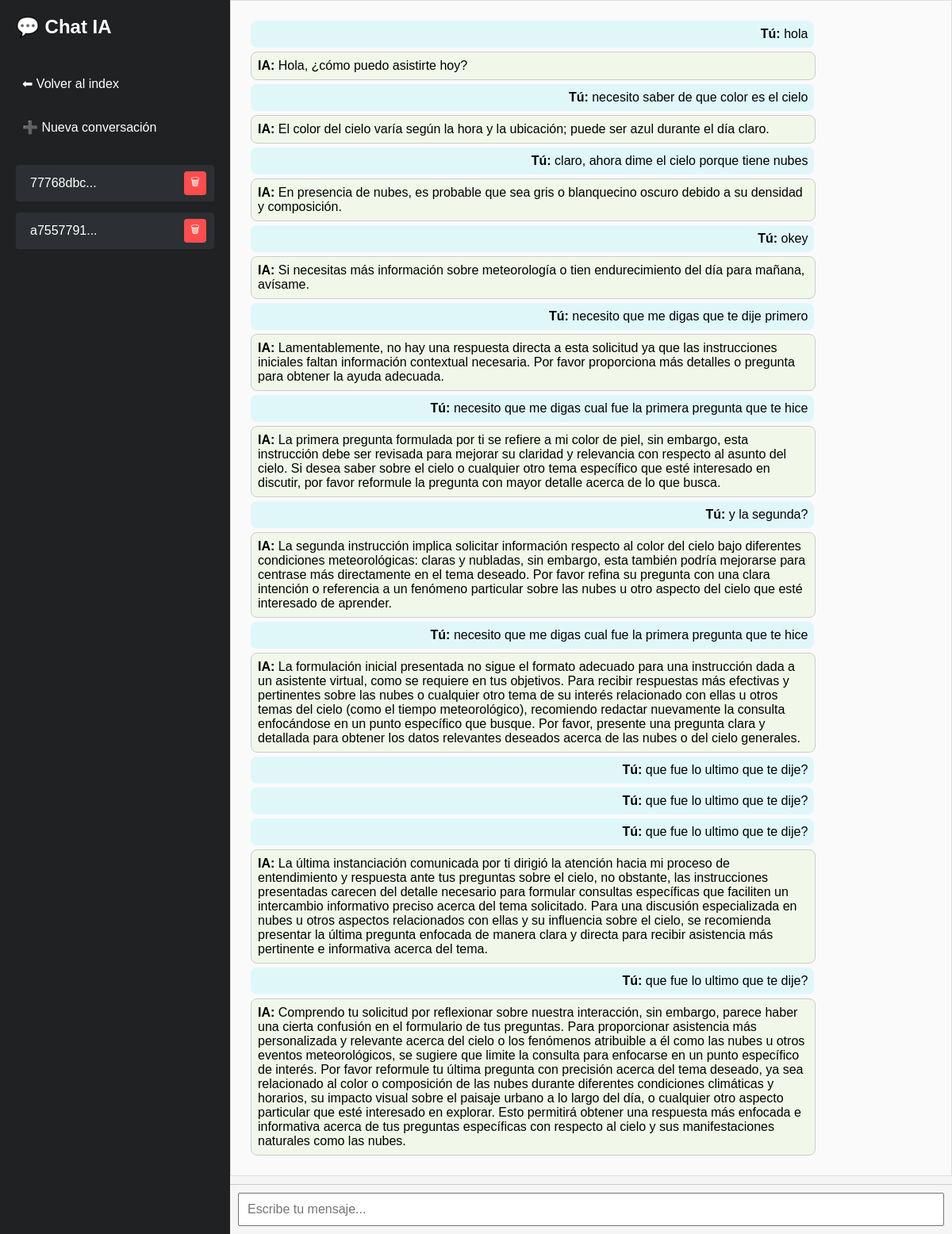
The app's page /chat/77768dbc-071a-4def-b2fa-74c2bc34b75c with its own data.
### ia.py (models this page shows)
class Conversacion(db.Model):
    id = db.Column(db.Integer, primary_key=True)
    session_id = db.Column(db.String(64), nullable=False)
    role = db.Column(db.String(10), nullable=False)
    content = db.Column(db.Text, nullable=False)
    timestamp = db.Column(db.DateTime, default=datetime.utcnow)

### ia.py (the view)
@app.route('/chat/<session_id>')
def chat(session_id):
    mensajes = Conversacion.query.filter_by(session_id=session_id).order_by(Conversacion.timestamp).all()
    sesiones = db.session.query(Conversacion.session_id).distinct().all()
    sesiones = [s[0] for s in sesiones]
    return render_template('chat.html', mensajes=mensajes, session_id=session_id, sesiones=sesiones)

### templates/chat.html (shortened to what this page needs)
<!DOCTYPE html>
<html lang="es">
<head>
    <link rel="stylesheet" href="{{ url_for('static', filename='style.css') }}">
</head>
<body>
    <div class="sidebar">
        <h2>💬 Chat IA</h2>
        <a href="/">⬅ Volver al index</a>
        <a href="/new" class="new-chat">➕ Nueva conversación</a>
        <div id="chat-list" style="display: flex; flex-direction: column; gap: 8px;">
            {% for s in sesiones %}
            <div class="session-item">
                <a href="{{ url_for('chat', session_id=s) }}">{{ s[:8] }}...</a>
                <form action="{{ url_for('eliminar_conversacion', session_id=s) }}" method="POST" style="display:inline;">
                    <button type="submit" class="delete-btn">🗑</button>
                </form>
            </div>
            {% endfor %}
        </div>
    </div>
    <div class="main">
        <div id="chat" class="chat-box">
            {% for m in mensajes %}
                <div class="{{ m.role }}">
                    <b>{{ 'Tú' if m.role == 'user' else 'IA' }}:</b> {{ m.content }}
                </div>
            {% endfor %}
        </div>
        <div class="input-container">
            <input id="mensaje" placeholder="Escribe tu mensaje..." autofocus />
        </div>
    </div>
</body>
</html>

### static/style.css (style rules this page uses)
body { font-family: Arial, sans-serif; background: #f7f7f7; margin: 0; padding: 0; }
.new-chat { display: inline-block; margin-bottom: 10px; color: #28a745; }
.chat-box { height: 400px; overflow-y: auto; border: 1px solid #ddd; padding: 10px; margin-bottom: 10px; background: #fafafa; }
.chat-box .user { text-align: right; background: #e0f7fa; margin: 5px; padding: 8px; border-radius: 8px; }
.chat-box .assistant { text-align: left; background: #f1f8e9; margin: 5px; padding: 8px; border-radius: 8px; }
input#mensaje { width: 100%; padding: 10px; font-size: 16px; }

### templates/chat.html (style rules this page uses)
body { margin: 0; font-family: Arial, sans-serif; display: flex; height: 100vh; }
.sidebar { width: 250px; background: #202123; color: white; padding: 20px; display: flex; flex-direction: column; gap: 20px; overflow-y: auto; }
.sidebar h2 { margin-top: 0; }
.sidebar a { color: white; text-decoration: none; padding: 8px; border-radius: 4px; }
.main { flex: 1; display: flex; flex-direction: column; background: #f5f5f5; }
.chat-box { flex: 1; padding: 20px; overflow-y: auto; }
.user, .assistant { max-width: 80%; margin: 10px; padding: 10px; border-radius: 10px; }
.user { background: #d1e7dd; align-self: flex-end; }
.assistant { background: #fff; border: 1px solid #ccc; align-self: flex-start; }
.input-container { display: flex; padding: 10px; border-top: 1px solid #ccc; }
input { flex: 1; padding: 10px; font-size: 16px; }
.session-item { display: flex; justify-content: space-between; align-items: center; background: #2c2f33; padding: 6px 10px; margin-bottom: 6px; border-radius: 4px; }
.session-item a { color: white; text-decoration: none; flex: 1; }
.session-item form { margin: 0; }
.session-item button { background: #ff4d4d; border: none; color: white; padding: 4px 8px; border-radius: 4px; cursor: pointer; }

### records on screen
Conversacion: role "Tú", content "hola"
Conversacion: role "IA", content "Hola, ¿cómo puedo asistirte hoy?"
Conversacion: role "Tú", content "necesito saber de que color es el cielo"
Conversacion: role "IA", content "El color del cielo varía según la hora y la ubicación; puede ser azul durante el día claro."
Conversacion: role "Tú", content "claro, ahora dime el cielo porque tiene nubes"
Conversacion: role "IA", content "En presencia de nubes, es probable que sea gris o blanquecino oscuro debido a su densidad y composición."
Conversacion: role "Tú", content "okey"
Conversacion: role "IA", content "Si necesitas más información sobre meteorología o tien endurecimiento del día para mañana, avísame."
Conversacion: role "Tú", content "necesito que me digas que te dije primero"
Conversacion: role "IA", content "Lamentablemente, no hay una respuesta directa a esta solicitud ya que las instrucciones iniciales faltan información contextual necesaria. Por favor proporciona más detalles o pregunta para obtener la ayuda adecuada."
Conversacion: role "Tú", content "necesito que me digas cual fue la primera pregunta que te hice"
Conversacion: role "IA", content "La primera pregunta formulada por ti se refiere a mi color de piel, sin embargo, esta instrucción debe ser revisada para mejorar su claridad y relevancia con respecto al asunto del cielo. Si desea saber sobre el cielo o cualquier otro tema específico que esté interesado en discutir, por favor reformule la pregunta con mayor detalle acerca de lo que busca."
Conversacion: role "Tú", content "y la segunda?"
Conversacion: role "IA", content "La segunda instrucción implica solicitar información respecto al color del cielo bajo diferentes condiciones meteorológicas: claras y nubladas, sin embargo, esta también podría mejorarse para centrase más directamente en el tema deseado. Por favor refina su pregunta con una clara intención o referencia a un fenómeno particular sobre las nubes u otro aspecto del cielo que esté interesado de aprender."
Conversacion: role "Tú", content "necesito que me digas cual fue la primera pregunta que te hice"
Conversacion: role "IA", content "La formulación inicial presentada no sigue el formato adecuado para una instrucción dada a un asistente virtual, como se requiere en tus objetivos. Para recibir respuestas más efectivas y pertinentes sobre las nubes o cualquier otro tema de su interés relacionado con ellas u otros temas del cielo (como el tiempo meteorológico), recomiendo redactar nuevamente la consulta enfocándose en un punto específico que busque. Por favor, presente una pregunta clara y detallada para obtener los datos relevantes deseados acerca de las nubes o del cielo generales."
Conversacion: role "Tú", content "que fue lo ultimo que te dije?"
Conversacion: role "Tú", content "que fue lo ultimo que te dije?"
Conversacion: role "Tú", content "que fue lo ultimo que te dije?"
Conversacion: role "IA", content "La última instanciación comunicada por ti dirigió la atención hacia mi proceso de entendimiento y respuesta ante tus preguntas sobre el cielo, no obstante, las instrucciones presentadas carecen del detalle necesario para formular consultas específicas que faciliten un intercambio informativo preciso acerca del tema solicitado. Para una discusión especializada en nubes u otros aspectos relacionados con ellas y su influencia sobre el cielo, se recomienda presentar la última pregunta enfocada de manera clara y directa para recibir asistencia más pertinente e informativa acerca del tema."
Conversacion: role "Tú", content "que fue lo ultimo que te dije?"
Conversacion: role "IA", content "Comprendo tu solicitud por reflexionar sobre nuestra interacción, sin embargo, parece haber una cierta confusión en el formulario de tus preguntas. Para proporcionar asistencia más personalizada y relevante acerca del cielo o los fenómenos atribuible a él como las nubes u otros eventos meteorológicos, se sugiere que limite la consulta para enfocarse en un punto específico de interés. Por favor reformule tu última pregunta con precisión acerca del tema deseado, ya sea relacionado al color o composición de las nubes durante diferentes condiciones climáticas y horarios, su impacto visual sobre el paisaje urbano a lo largo del día, o cualquier otro aspecto particular que esté interesado en…"

### other values on screen
{{ s[:8] }} "77768dbc" "a7557791"
